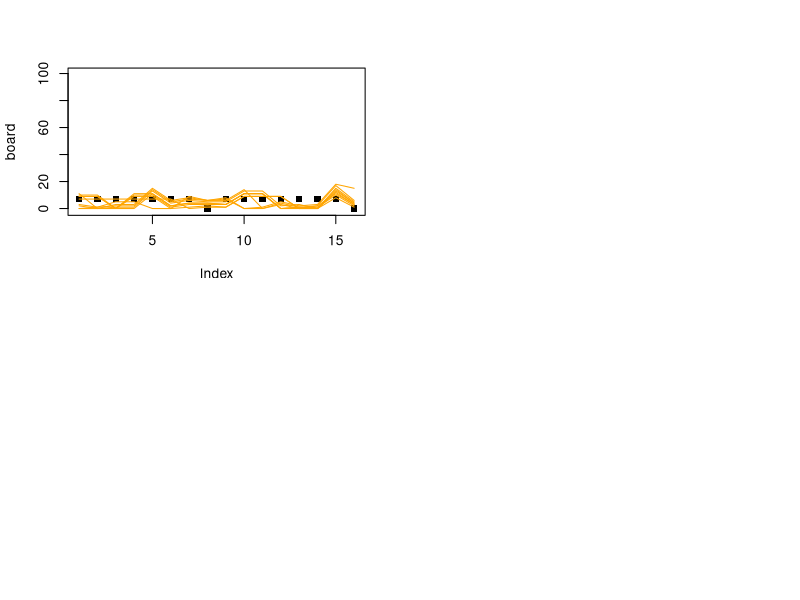

Write the R code that produced this figure.
board  = c( 7, 7, 7, 7, 7, 7, 7, 0,
	     	7, 7, 7, 7, 7, 7, 7, 0)			# Initialize board.
par(mfrow=c(2,2))
plot(board, ylim = c(-1, 100), pch = 15)

pepe = T
pilar = T

housep = sample(1:7, 1)
houser = sample(9:15, 1)
print(c(housep, houser))
shellsp = board[housep]	
shellsr = board[houser]
dropsp = rep(F, 16)
dropsr = rep(F, 16)
board[housep] = 0
board[houser] = 0
print(board)

while (pepe & pilar) {
while (shellsp > 0) {						
while ((housep+1) < 16 & shellsp > 0) {		
	dropsp[(housep+1)] = T						
	housep = housep + 1
	shellsp = shellsp - 1
	}
stopp = housep
board = board + dropsp
dropsp = rep(F, 16)
housep = 0
}
print(board)

while (shellsr > 0) {
while ((houser + 1) <= 16 & shellsr > 0) {
	if ((houser + 1) == 8) {houser = houser + 1}
	dropsr[(houser+1)] = T						
	houser = houser + 1
	shellsr = shellsr - 1
	}	
stopr = houser
board = board + dropsr
dropsr = rep(F, 16)
houser = 0
}
print(board)
print(sum(board))
if (stopp == 8) {
	if (sum(board[1:7]) > 0) {
	pepe = T
	housep = sample((which(board[1:7] > 0)), 1)
	shellsp = board[housep]
	dropsp = rep(F, 16)
	board[housep] = 0
	} else pepe = F
	} else {
	if (board[stopp] > 1) {
		pepe = T
		housep = stopp
		shellsp = board[stopp]
		dropsp = rep(F, 16)
		board[stopp] = 0
		} else {
			pepe = F
			if ((stopp < 8) & (board[(8-stopp)*2 + stopp] > 0)) {
				board[8] = board[8] + board[(8-stopp)*2 + stopp] + 1
				board[(8-stopp)*2 + stopp] = 0
				board[stopp] = 0 
				}
			}
		}
if (stopr == 16) {
	if (sum(board[9:15]) > 0) {
	pilar = T
	houser = sample((which(board[9:15]>0)), 1) + 8
	shellsr = board[houser]
	dropsr = rep(F, 16)
	board[houser] = 0
	} else pilar = F
	} else {
	if (board[stopr] > 1) {
		pilar = T
		houser = stopr
		shellsr = board[stopr]
		dropsr = rep(F, 16)
		board[stopr] = 0
		} else {
			pilar = F
			if ((stopr > 8) & (board[stopr - (stopr-8)*2] > 0)) { 
				board[16] = board[16] + board[stopr - (stopr-8)*2] + 1
				board[stopr - (stopr-8)*2] = 0
				board[stopr] = 0
				}
			}
		}
print(paste(stopp, shellsp, housep, pepe))
print(paste(stopr, shellsr, houser, pilar))
print(board)
print(sum(board) + shellsr + shellsp)
lines(board, col = 'orange')

if (sum(c(pepe, pilar)) == 0) {
pepe = T
pilar = T

housep = sample((which(board[1:7]>0)), 1)
houser = sample((which(board[9:15]>0)), 1) + 8
shellsp = board[housep]	
shellsr = board[houser]
dropsp = rep(F, 16)
dropsr = rep(F, 16)
board[housep] = 0
board[houser] = 0
}
}

#while (sum(c(pepe+pilar)) != 0) {
	if (pepe) {
		while (shellsp > 0) {						
while ((housep+1) < 16 & shellsp > 0) {		
	dropsp[(housep+1)] = T						
	housep = housep + 1
	shellsp = shellsp - 1
	}
stopp = housep
board = board + dropsp
dropsp = rep(F, 16)
housep = 0
}} else {
	while ((houser + 1) <= 16 & shellsr > 0) {
	if ((houser + 1) == 8) {houser = houser + 1}
	dropsr[(houser+1)] = T						
	houser = houser + 1
	shellsr = shellsr - 1
	}	
stopr = houser
board = board + dropsr
dropsr = rep(F, 16)
houser = 0
}

print(board)
	
#	}
